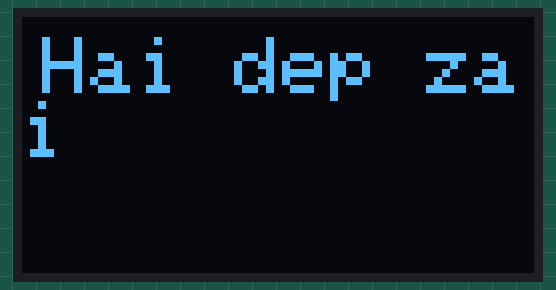
This sketch was run on a simulated Arduino Uno, built with avr-gcc and run on an emulated ATmega328P. Parts: 128×64 one-colour display.

Above: at 0.1 s.

The sketch:

testoled.ino
```cpp
#include <Wire.h>
#include <Adafruit_GFX.h>
#include <Adafruit_SSD1306.h>

#define OLED_ADDR   0x3C
Adafruit_SSD1306 display(128, 64, &Wire, -1);
// SCL Chân 22 SDA chân 21

void setup() {
  // Khởi tạo màn hình OLED
  display.begin(SSD1306_SWITCHCAPVCC, OLED_ADDR);

  // Xóa màn hình
  display.clearDisplay();

  // Đặt màu chữ là trắng
  display.setTextColor(WHITE);

  // Đặt kích thước chữ là 2
  display.setTextSize(2);

  // Đặt vị trí con trỏ văn bản
  display.setCursor(5, 5);

  // In ra màn hình
  display.println("Hai dep zai");

  // Hiển thị nội dung lên màn hình
  display.display();
}

void loop() {
  // Loop trống do không có chức năng gì cả
}
```
